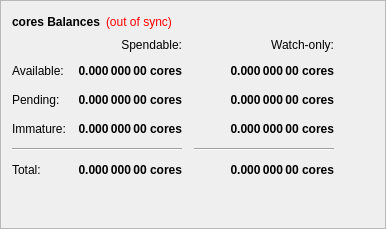
        <widget class="QFrame" name="frame">
         <property name="frameShape">
          <enum>QFrame::StyledPanel</enum>
         </property>
         <property name="frameShadow">
          <enum>QFrame::Raised</enum>
         </property>
         <layout class="QVBoxLayout" name="verticalLayout_4">
          <item>
           <layout class="QHBoxLayout" name="horizontalLayout_4">
            <item>
             <widget class="QLabel" name="label_5">
              <property name="font">
               <font>
                <weight>75</weight>
                <bold>true</bold>
               </font>
              </property>
              <property name="text">
               <string>cores Balances</string>
              </property>
             </widget>
            </item>
            <item>
             <widget class="QLabel" name="labelWalletStatus">
              <property name="cursor">
               <cursorShape>WhatsThisCursor</cursorShape>
              </property>
              <property name="toolTip">
               <string>The displayed information may be out of date. Your wallet automatically synchronizes with the cores network after a connection is established, but this process has not completed yet.</string>
              </property>
              <property name="styleSheet">
               <string notr="true">QLabel { color: red; }</string>
              </property>
              <property name="text">
               <string notr="true">(out of sync)</string>
              </property>
              <property name="alignment">
               <set>Qt::AlignLeading|Qt::AlignLeft|Qt::AlignVCenter</set>
              </property>
             </widget>
            </item>
            <item>
             <spacer name="horizontalSpacer_3">
              <property name="orientation">
               <enum>Qt::Horizontal</enum>
              </property>
              <property name="sizeHint" stdset="0">
               <size>
                <width>40</width>
                <height>20</height>
               </size>
              </property>
             </spacer>
            </item>
           </layout>
          </item>
          <item>
           <layout class="QGridLayout" name="gridLayout">
            <property name="spacing">
             <number>12</number>
            </property>
            <item row="2" column="2">
             <widget class="QLabel" name="labelWatchPending">
              <property name="font">
               <font>
                <weight>75</weight>
                <bold>true</bold>
               </font>
              </property>
              <property name="cursor">
               <cursorShape>IBeamCursor</cursorShape>
              </property>
              <property name="toolTip">
               <string>Unconfirmed transactions to watch-only addresses</string>
              </property>
              <property name="text">
               <string notr="true">0.000 000 00 cores</string>
              </property>
              <property name="alignment">
               <set>Qt::AlignRight|Qt::AlignTrailing|Qt::AlignVCenter</set>
              </property>
              <property name="textInteractionFlags">
               <set>Qt::LinksAccessibleByMouse|Qt::TextSelectableByKeyboard|Qt::TextSelectableByMouse</set>
              </property>
             </widget>
            </item>
            <item row="2" column="1">
             <widget class="QLabel" name="labelUnconfirmed">
              <property name="font">
               <font>
                <weight>75</weight>
                <bold>true</bold>
               </font>
              </property>
              <property name="cursor">
               <cursorShape>IBeamCursor</cursorShape>
              </property>
              <property name="toolTip">
               <string>Total of transactions that have yet to be confirmed, and do not yet count toward the spendable balance</string>
              </property>
              <property name="text">
               <string notr="true">0.000 000 00 cores</string>
              </property>
              <property name="alignment">
               <set>Qt::AlignRight|Qt::AlignTrailing|Qt::AlignVCenter</set>
              </property>
              <property name="textInteractionFlags">
               <set>Qt::LinksAccessibleByMouse|Qt::TextSelectableByKeyboard|Qt::TextSelectableByMouse</set>
              </property>
             </widget>
            </item>
            <item row="3" column="2">
             <widget class="QLabel" name="labelWatchImmature">
              <property name="font">
               <font>
                <weight>75</weight>
                <bold>true</bold>
               </font>
              </property>
              <property name="cursor">
               <cursorShape>IBeamCursor</cursorShape>
              </property>
              <property name="toolTip">
               <string>Staked or masternode rewards in watch-only addresses that has not yet matured</string>
              </property>
              <property name="text">
               <string notr="true">0.000 000 00 cores</string>
              </property>
              <property name="alignment">
               <set>Qt::AlignRight|Qt::AlignTrailing|Qt::AlignVCenter</set>
              </property>
              <property name="textInteractionFlags">
               <set>Qt::LinksAccessibleByMouse|Qt::TextSelectableByKeyboard|Qt::TextSelectableByMouse</set>
              </property>
             </widget>
            </item>
            <item row="4" column="0" colspan="2">
             <widget class="Line" name="lineSpendableBalance">
              <property name="orientation">
               <enum>Qt::Horizontal</enum>
              </property>
             </widget>
            </item>
            <item row="4" column="2">
             <widget class="Line" name="lineWatchBalance">
              <property name="sizePolicy">
               <sizepolicy hsizetype="Preferred" vsizetype="Fixed">
                <horstretch>0</horstretch>
                <verstretch>0</verstretch>
               </sizepolicy>
              </property>
              <property name="minimumSize">
               <size>
                <width>140</width>
                <height>0</height>
               </size>
              </property>
              <property name="orientation">
               <enum>Qt::Horizontal</enum>
              </property>
             </widget>
            </item>
            <item row="5" column="0">
             <widget class="QLabel" name="labelTotalText">
              <property name="text">
               <string>Total:</string>
              </property>
             </widget>
            </item>
            <item row="3" column="1">
             <widget class="QLabel" name="labelImmature">
              <property name="font">
               <font>
                <weight>75</weight>
                <bold>true</bold>
               </font>
              </property>
              <property name="cursor">
               <cursorShape>IBeamCursor</cursorShape>
              </property>
              <property name="toolTip">
               <string>Staked or masternode rewards that has not yet matured</string>
              </property>
              <property name="text">
               <string notr="true">0.000 000 00 cores</string>
              </property>
              <property name="alignment">
               <set>Qt::AlignRight|Qt::AlignTrailing|Qt::AlignVCenter</set>
              </property>
              <property name="textInteractionFlags">
               <set>Qt::LinksAccessibleByMouse|Qt::TextSelectableByKeyboard|Qt::TextSelectableByMouse</set>
              </property>
             </widget>
            </item>
            <item row="2" column="3">
             <spacer name="horizontalSpacer_2">
              <property name="orientation">
               <enum>Qt::Horizontal</enum>
              </property>
              <property name="sizeHint" stdset="0">
               <size>
                <width>40</width>
                <height>20</height>
               </size>
              </property>
             </spacer>
            </item>
            <item row="3" column="0">
             <widget class="QLabel" name="labelImmatureText">
              <property name="text">
               <string>Immature:</string>
              </property>
             </widget>
            </item>
            <item row="5" column="1">
             <widget class="QLabel" name="labelTotal">
              <property name="font">
               <font>
                <weight>75</weight>
                <bold>true</bold>
               </font>
              </property>
              <property name="cursor">
               <cursorShape>IBeamCursor</cursorShape>
              </property>
              <property name="toolTip">
               <string>Your current total balance</string>
              </property>
              <property name="text">
               <string notr="true">0.000 000 00 cores</string>
              </property>
              <property name="alignment">
               <set>Qt::AlignRight|Qt::AlignTrailing|Qt::AlignVCenter</set>
              </property>
              <property name="textInteractionFlags">
               <set>Qt::LinksAccessibleByMouse|Qt::TextSelectableByKeyboard|Qt::TextSelectableByMouse</set>
              </property>
             </widget>
            </item>
            <item row="5" column="2">
             <widget class="QLabel" name="labelWatchTotal">
              <property name="font">
               <font>
                <weight>75</weight>
                <bold>true</bold>
               </font>
              </property>
              <property name="cursor">
               <cursorShape>IBeamCursor</cursorShape>
              </property>
              <property name="toolTip">
               <string>Current total balance in watch-only addresses</string>
              </property>
              <property name="text">
               <string notr="true">0.000 000 00 cores</string>
              </property>
              <property name="alignment">
               <set>Qt::AlignRight|Qt::AlignTrailing|Qt::AlignVCenter</set>
              </property>
              <property name="textInteractionFlags">
               <set>Qt::LinksAccessibleByMouse|Qt::TextSelectableByKeyboard|Qt::TextSelectableByMouse</set>
              </property>
             </widget>
            </item>
            <item row="0" column="2">
             <widget class="QLabel" name="labelWatchonly">
              <property name="text">
               <string>Watch-only:</string>
              </property>
              <property name="alignment">
               <set>Qt::AlignRight|Qt::AlignTrailing|Qt::AlignVCenter</set>
              </property>
             </widget>
            </item>
            <item row="1" column="0">
             <widget class="QLabel" name="labelBalanceText">
              <property name="text">
               <string>Available:</string>
              </property>
             </widget>
            </item>
            <item row="1" column="1">
             <widget class="QLabel" name="labelBalance">
              <property name="font">
               <font>
                <weight>75</weight>
                <bold>true</bold>
               </font>
              </property>
              <property name="cursor">
               <cursorShape>IBeamCursor</cursorShape>
              </property>
              <property name="toolTip">
               <string>Your current spendable balance</string>
              </property>
              <property name="text">
               <string notr="true">0.000 000 00 cores</string>
              </property>
              <property name="alignment">
               <set>Qt::AlignRight|Qt::AlignTrailing|Qt::AlignVCenter</set>
              </property>
              <property name="textInteractionFlags">
               <set>Qt::LinksAccessibleByMouse|Qt::TextSelectableByKeyboard|Qt::TextSelectableByMouse</set>
              </property>
             </widget>
            </item>
            <item row="1" column="2">
             <widget class="QLabel" name="labelWatchAvailable">
              <property name="font">
               <font>
                <weight>75</weight>
                <bold>true</bold>
               </font>
              </property>
              <property name="cursor">
               <cursorShape>IBeamCursor</cursorShape>
              </property>
              <property name="toolTip">
               <string>Your current balance in watch-only addresses</string>
              </property>
              <property name="text">
               <string notr="true">0.000 000 00 cores</string>
              </property>
              <property name="alignment">
               <set>Qt::AlignRight|Qt::AlignTrailing|Qt::AlignVCenter</set>
              </property>
              <property name="textInteractionFlags">
               <set>Qt::LinksAccessibleByMouse|Qt::TextSelectableByKeyboard|Qt::TextSelectableByMouse</set>
              </property>
             </widget>
            </item>
            <item row="2" column="0">
             <widget class="QLabel" name="labelPendingText">
              <property name="text">
               <string>Pending:</string>
              </property>
             </widget>
            </item>
            <item row="0" column="1">
             <widget class="QLabel" name="labelSpendable">
              <property name="text">
               <string>Spendable:</string>
              </property>
              <property name="alignment">
               <set>Qt::AlignRight|Qt::AlignTrailing|Qt::AlignVCenter</set>
              </property>
             </widget>
            </item>
           </layout>
          </item>
          <item>
           <spacer name="verticalSpacer_4">
            <property name="orientation">
             <enum>Qt::Vertical</enum>
            </property>
            <property name="sizeHint" stdset="0">
             <size>
              <width>20</width>
              <height>40</height>
             </size>
            </property>
           </spacer>
          </item>
         </layout>
        </widget>
